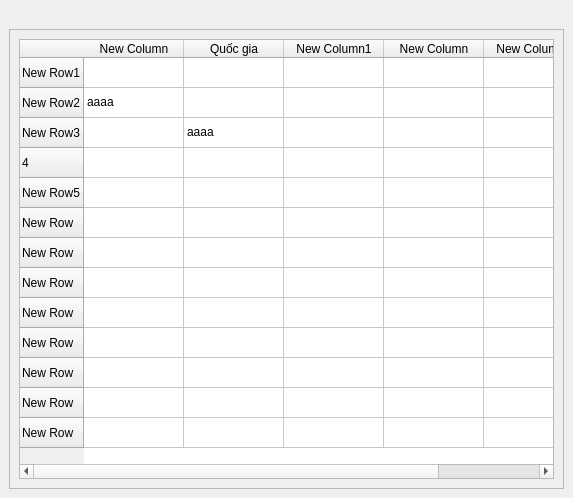
<?xml version="1.0" encoding="UTF-8"?>
<ui version="4.0">
 <class>MainWindow</class>
 <widget class="QMainWindow" name="MainWindow">
  <property name="windowModality">
   <enum>Qt::ApplicationModal</enum>
  </property>
  <property name="geometry">
   <rect>
    <x>0</x>
    <y>0</y>
    <width>573</width>
    <height>498</height>
   </rect>
  </property>
  <property name="sizePolicy">
   <sizepolicy hsizetype="Fixed" vsizetype="Fixed">
    <horstretch>0</horstretch>
    <verstretch>0</verstretch>
   </sizepolicy>
  </property>
  <property name="windowTitle">
   <string>Chứng khoán</string>
  </property>
  <widget class="QWidget" name="centralwidget">
   <layout class="QVBoxLayout" name="verticalLayout">
    <item>
     <layout class="QHBoxLayout" name="horizontalLayout" stretch="0">
      <property name="spacing">
       <number>15</number>
      </property>
      <property name="sizeConstraint">
       <enum>QLayout::SetDefaultConstraint</enum>
      </property>
      <item>
       <widget class="QLabel" name="label">
        <property name="text">
         <string/>
        </property>
        <property name="alignment">
         <set>Qt::AlignCenter</set>
        </property>
       </widget>
      </item>
     </layout>
    </item>
    <item>
     <widget class="QScrollArea" name="scrollArea">
      <property name="widgetResizable">
       <bool>true</bool>
      </property>
      <widget class="QWidget" name="scrollAreaWidgetContents">
       <property name="geometry">
        <rect>
         <x>0</x>
         <y>0</y>
         <width>553</width>
         <height>436</height>
        </rect>
       </property>
       <layout class="QVBoxLayout" name="verticalLayout_2">
        <item>
         <widget class="QTableWidget" name="tableWidget">
          <row>
           <property name="text">
            <string>New Row1</string>
           </property>
          </row>
          <row>
           <property name="text">
            <string>New Row2</string>
           </property>
          </row>
          <row>
           <property name="text">
            <string>New Row3</string>
           </property>
          </row>
          <row>
           <property name="text">
            <string>4</string>
           </property>
          </row>
          <row>
           <property name="text">
            <string>New Row5</string>
           </property>
          </row>
          <row>
           <property name="text">
            <string>New Row</string>
           </property>
          </row>
          <row>
           <property name="text">
            <string>New Row</string>
           </property>
          </row>
          <row>
           <property name="text">
            <string>New Row</string>
           </property>
          </row>
          <row>
           <property name="text">
            <string>New Row</string>
           </property>
          </row>
          <row>
           <property name="text">
            <string>New Row</string>
           </property>
          </row>
          <row>
           <property name="text">
            <string>New Row</string>
           </property>
          </row>
          <row>
           <property name="text">
            <string>New Row</string>
           </property>
          </row>
          <row>
           <property name="text">
            <string>New Row</string>
           </property>
          </row>
          <column>
           <property name="text">
            <string>New Column</string>
           </property>
          </column>
          <column>
           <property name="text">
            <string>Quốc gia</string>
           </property>
          </column>
          <column>
           <property name="text">
            <string>New Column1</string>
           </property>
          </column>
          <column>
           <property name="text">
            <string>New Column</string>
           </property>
          </column>
          <column>
           <property name="text">
            <string>New Column3</string>
           </property>
          </column>
          <item row="1" column="0">
           <property name="text">
            <string>aaaa</string>
           </property>
          </item>
          <item row="2" column="1">
           <property name="text">
            <string>aaaa</string>
           </property>
          </item>
         </widget>
        </item>
       </layout>
      </widget>
     </widget>
    </item>
   </layout>
  </widget>
  <widget class="QMenuBar" name="menubar">
   <property name="geometry">
    <rect>
     <x>0</x>
     <y>0</y>
     <width>573</width>
     <height>21</height>
    </rect>
   </property>
  </widget>
 </widget>
 <resources/>
 <connections/>
</ui>
